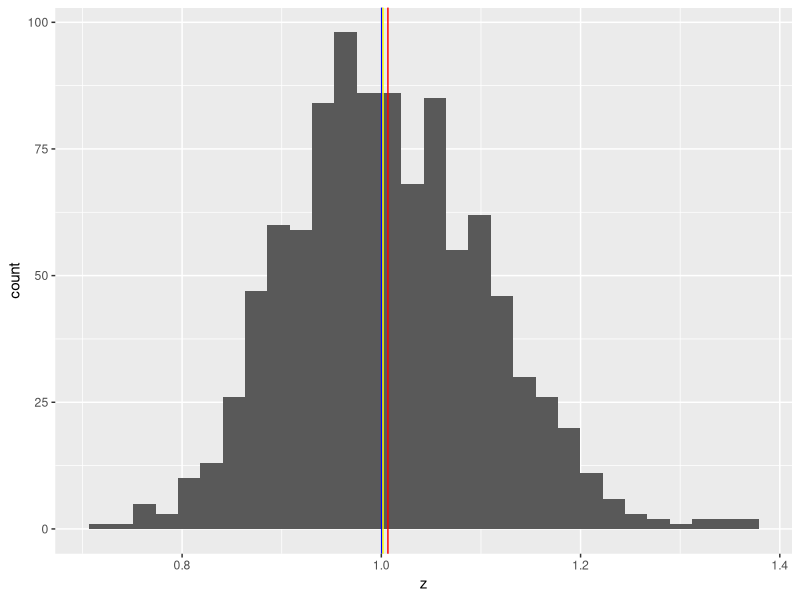
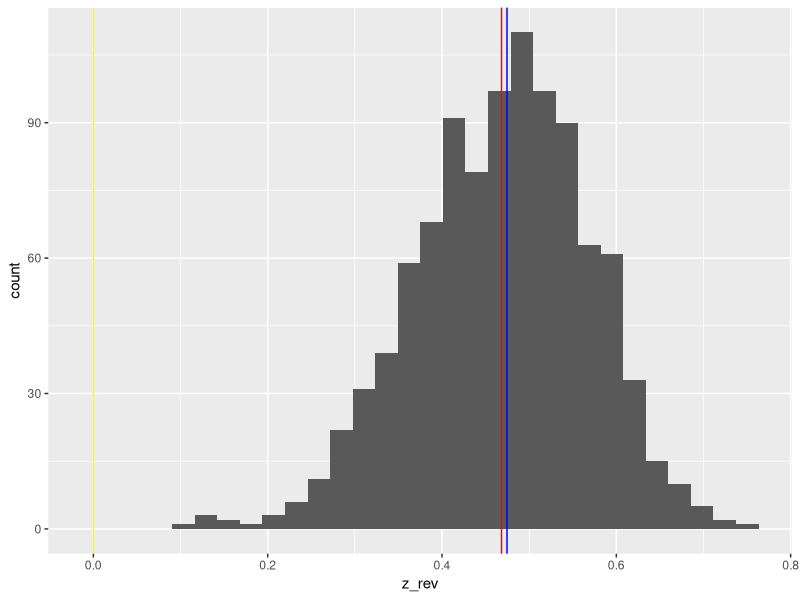
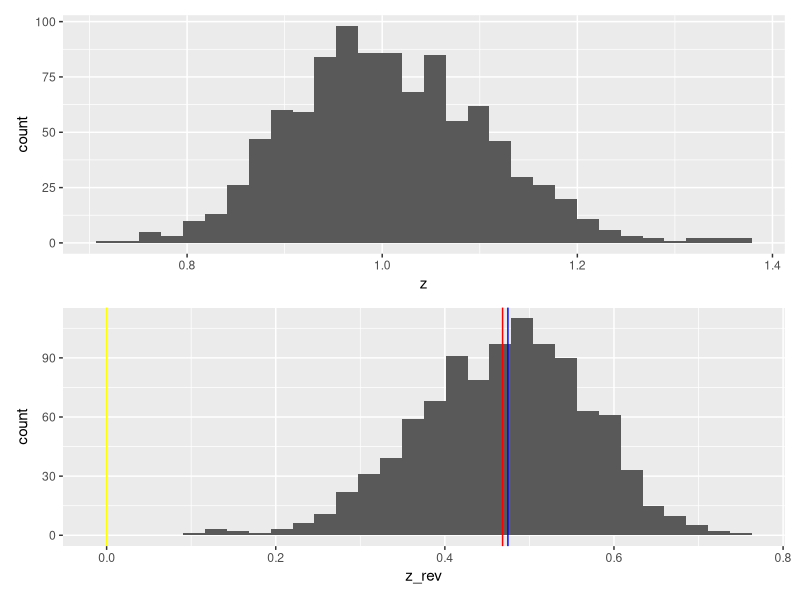

The R script that drew these images, in order:
library(tidyverse)

# Comparing central tendency measures -------------------------------------


#Create a new vector z with length 1000
#as exp(rnorm(n = 1000, mean = 0, sd = 0.1)),
#and calculate the arithmetic mean, geometric mean, and median.

z <- exp(rnorm(n=1000, mean = 0, sd = 0.1))
#mean
mu_z <- mean(z)
#median
median_z <- median(z)
#geometric mean
gmu_z <- prod(z)^(1/length(z))

#Draw a histogram of z using functions tibble(),
#ggplot(), and geom_histogram().
z_hist <- z %>% 
  tibble() %>% 
  ggplot(aes(x=z)) +
  geom_histogram()

#Draw vertical lines of arithmetic mean, geometric mean,
#and median on the histogram with different colors using a function geom_vline() .

z %>% 
  tibble() %>% 
  ggplot(aes(x=z)) +
  geom_histogram() +
  geom_vline(xintercept=mu_z, colour = "red") +
  geom_vline(xintercept=median_z, colour = "blue") +
  geom_vline(xintercept=gmu_z, colour = "yellow")

#Create a new vector z_rev as -z + max(z) + 0.1, and repeat step 1 – 4.

z_rev <- -z + max(z) + 0.1
mu_z_rev <- mean(z_rev)
median_z_rev <- median(z_rev)             
gmu_z_rev <- prod(z_rev)^(1/length(z_rev))
z_rev_hist <- z_rev %>% 
  tibble() %>% 
  ggplot(aes(x=z_rev)) +
  geom_histogram() +
  geom_vline(xintercept=mu_z_rev, colour = "red") +
  geom_vline(xintercept=median_z_rev, colour = "blue") +
  geom_vline(xintercept=gmu_z_rev, colour = "yellow")
z_rev_hist

# install.packages("patchwork")
library(patchwork)
z_hist/z_rev_hist



# Comparing variation measures --------------------------------------------

#fish weights in grams
w <- rnorm(100, mean = 10, sd = 1)
head(w)
# show first 10 elements in w

#Convert the unit of w to “milligram” and create a new vector m.
m <- w*1000

#Calculate SD and MAD for w and m.
var_w <- (sum((w-mean(w))^2))/length(w)
sd_w <- sqrt(var_w)
var_m <- (sum((m-mean(m))^2))/length(m)
sd_m <- sqrt(var_m)

(MAD_w <- median(abs(w-median(w))))
(MAD_m <- median(abs(m-median(m))))

#Calculate CV and MAD/Median for w and m.
(CV_w <- sd_w/mean(w))
(CV_m <- sd_m/mean(m))

(MADmed_w <- MAD_w/median(w))
(MADmed_m <- MAD_m/median(m))
